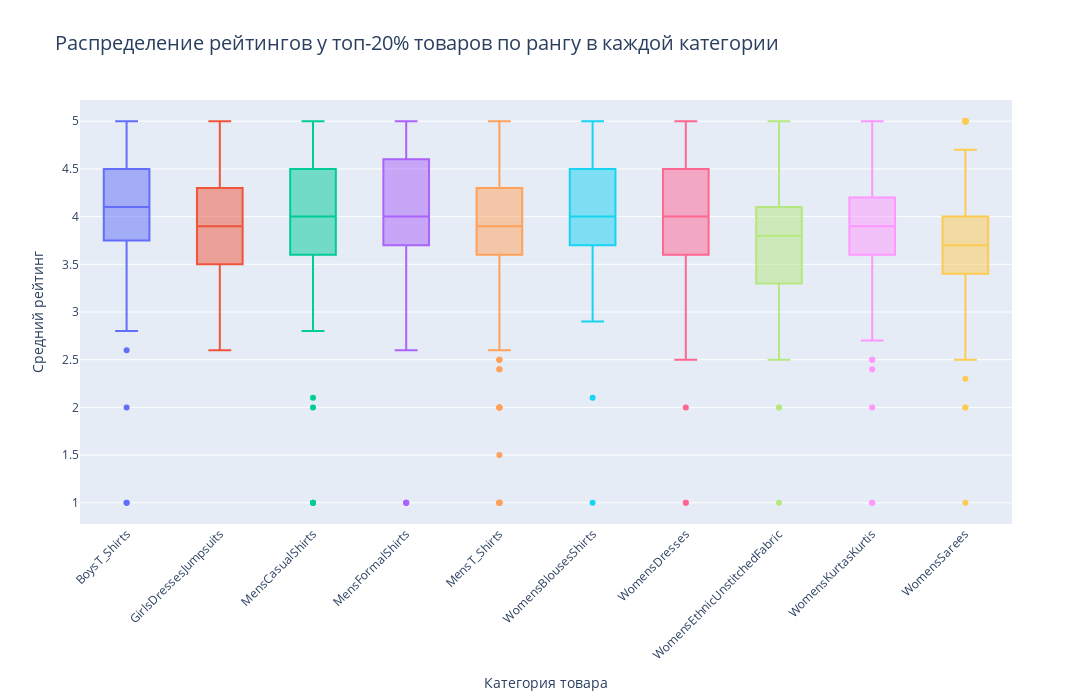

Write notebook code for a chart like this one.
### Code cell
# отобразим распределение рейтингов у топ-20% товаров по рангу в каждой категории из топ-10 категорий

df = df_top10.copy()

df['rank'] = pd.to_numeric(df['rank'], errors='coerce')
df.dropna(subset=['rank'], inplace=True)
df_top_20_percent = df.groupby('category', group_keys=False).apply(lambda g: g[g['rank'] <= g['rank'].quantile(0.20)])
print(f"Количество строк в исходном DataFrame: {len(df)}")
print(f"Количество строк после фильтрации (топ-20%): {len(df_top_20_percent)}")

RATING_COLUMN = 'rating' 

df_top_20_percent[RATING_COLUMN] = pd.to_numeric(df_top_20_percent[RATING_COLUMN], errors='coerce')
df_top_20_percent.dropna(subset=[RATING_COLUMN], inplace=True)

fig = px.box(
    data_frame=df_top_20_percent,
    x='category',
    y=RATING_COLUMN,
    color='category', 
    title='Распределение рейтингов у топ-20% товаров по рангу в каждой категории'
)

fig.update_layout(
    xaxis_title='Категория товара',
    yaxis_title='Средний рейтинг',
    xaxis_tickangle=-45, 
    height=700,         
    width=1200,         
    showlegend=False,   
    title_font_size=20, 
    font=dict(size=12) 
)


fig.show()

### Figure 1 — Plotly figure (JSON) as saved in the notebook; plotly's stock layout.template omitted (floating-point values rounded to 4 significant figures; data arrays with more than 128 entries replaced by an {"elided": "..."} marker saying what was removed)
{"data": [{"alignmentgroup": "True", "hovertemplate": "category=%{x}<br>rating=%{y}<extra></extra>", "legendgroup": "BoysT_Shirts", "marker": {"color": "#636efa"}, "name": "BoysT_Shirts", "notched": false, "offsetgroup": "BoysT_Shirts", "orientation": "v", "showlegend": true, "type": "box", "x": {"elided": "172 str values"}, "x0": " ", "xaxis": "x", "y": {"elided": "172 float values"}, "y0": " ", "yaxis": "y"}, {"alignmentgroup": "True", "hovertemplate": "category=%{x}<br>rating=%{y}<extra></extra>", "legendgroup": "GirlsDressesJumpsuits", "marker": {"color": "#EF553B"}, "name": "GirlsDressesJumpsuits", "notched": false, "offsetgroup": "GirlsDressesJumpsuits", "orientation": "v", "showlegend": true, "type": "box", "x": {"elided": "200 str values"}, "x0": " ", "xaxis": "x", "y": {"elided": "200 float values"}, "y0": " ", "yaxis": "y"}, {"alignmentgroup": "True", "hovertemplate": "category=%{x}<br>rating=%{y}<extra></extra>", "legendgroup": "MensCasualShirts", "marker": {"color": "#00cc96"}, "name": "MensCasualShirts", "notched": false, "offsetgroup": "MensCasualShirts", "orientation": "v", "showlegend": true, "type": "box", "x": {"elided": "173 str values"}, "x0": " ", "xaxis": "x", "y": {"elided": "173 float values"}, "y0": " ", "yaxis": "y"}, {"alignmentgroup": "True", "hovertemplate": "category=%{x}<br>rating=%{y}<extra></extra>", "legendgroup": "MensFormalShirts", "marker": {"color": "#ab63fa"}, "name": "MensFormalShirts", "notched": false, "offsetgroup": "MensFormalShirts", "orientation": "v", "showlegend": true, "type": "box", "x": {"elided": "212 str values"}, "x0": " ", "xaxis": "x", "y": {"elided": "212 float values"}, "y0": " ", "yaxis": "y"}, {"alignmentgroup": "True", "hovertemplate": "category=%{x}<br>rating=%{y}<extra></extra>", "legendgroup": "MensT_Shirts", "marker": {"color": "#FFA15A"}, "name": "MensT_Shirts", "notched": false, "offsetgroup": "MensT_Shirts", "orientation": "v", "showlegend": true, "type": "box", "x": {"elided": "675 str values"}, "x0": " ", "xaxis": "x", "y": {"elided": "675 float values"}, "y0": " ", "yaxis": "y"}, {"alignmentgroup": "True", "hovertemplate": "category=%{x}<br>rating=%{y}<extra></extra>", "legendgroup": "WomensBlousesShirts", "marker": {"color": "#19d3f3"}, "name": "WomensBlousesShirts", "notched": false, "offsetgroup": "WomensBlousesShirts", "orientation": "v", "showlegend": true, "type": "box", "x": ["WomensBlousesShirts", "WomensBlousesShirts", "WomensBlousesShirts", "WomensBlousesShirts", "WomensBlousesShirts", "WomensBlousesShirts", "WomensBlousesShirts", "WomensBlousesShirts", "WomensBlousesShirts", "WomensBlousesShirts", "WomensBlousesShirts", "WomensBlousesShirts", "WomensBlousesShirts", "WomensBlousesShirts", "WomensBlousesShirts", "WomensBlousesShirts", "WomensBlousesShirts", "WomensBlousesShirts", "WomensBlousesShirts", "WomensBlousesShirts", "WomensBlousesShirts", "WomensBlousesShirts", "WomensBlousesShirts", "WomensBlousesShirts", "WomensBlousesShirts", "WomensBlousesShirts", "WomensBlousesShirts", "WomensBlousesShirts", "WomensBlousesShirts", "WomensBlousesShirts", "WomensBlousesShirts", "WomensBlousesShirts", "WomensBlousesShirts", "WomensBlousesShirts", "WomensBlousesShirts", "WomensBlousesShirts", "WomensBlousesShirts", "WomensBlousesShirts", "WomensBlousesShirts", "WomensBlousesShirts", "WomensBlousesShirts", "WomensBlousesShirts", "WomensBlousesShirts", "WomensBlousesShirts", "WomensBlousesShirts", "WomensBlousesShirts", "WomensBlousesShirts", "WomensBlousesShirts", "WomensBlousesShirts", "WomensBlousesShirts", "WomensBlousesShirts", "WomensBlousesShirts", "WomensBlousesShirts", "WomensBlousesShirts", "WomensBlousesShirts", "WomensBlousesShirts", "WomensBlousesShirts", "WomensBlousesShirts", "WomensBlousesShirts", "WomensBlousesShirts", "WomensBlousesShirts", "WomensBlousesShirts", "WomensBlousesShirts", "WomensBlousesShirts", "WomensBlousesShirts", "WomensBlousesShirts", "WomensBlousesShirts", "WomensBlousesShirts", "WomensBlousesShirts", "WomensBlousesShirts", "WomensBlousesShirts", "WomensBlousesShirts", "WomensBlousesShirts", "WomensBlousesShirts", "WomensBlousesShirts", "WomensBlousesShirts", "WomensBlousesShirts", "WomensBlousesShirts", "WomensBlousesShirts", "WomensBlousesShirts", "WomensBlousesShirts", "WomensBlousesShirts", "WomensBlousesShirts", "WomensBlousesShirts", "WomensBlousesShirts", "WomensBlousesShirts", "WomensBlousesShirts", "WomensBlousesShirts", "WomensBlousesShirts", "WomensBlousesShirts", "WomensBlousesShirts", "WomensBlousesShirts", "WomensBlousesShirts", "WomensBlousesShirts", "WomensBlousesShirts", "WomensBlousesShirts", "WomensBlousesShirts", "WomensBlousesShirts", "WomensBlousesShirts", "WomensBlousesShirts", "WomensBlousesShirts", "WomensBlousesShirts", "WomensBlousesShirts", "WomensBlousesShirts", "WomensBlousesShirts", "WomensBlousesShirts", "WomensBlousesShirts", "WomensBlousesShirts", "WomensBlousesShirts", "WomensBlousesShirts", "WomensBlousesShirts", "WomensBlousesShirts", "WomensBlousesShirts", "WomensBlousesShirts"], "x0": " ", "xaxis": "x", "y": [4.0, 4.0, 3.4, 3.9, 3.7, 4.0, 5.0, 4.3, 3.4, 4.0, 4.6, 4.3, 3.4, 4.0, 4.5, 4.0, 4.0, 3.8, 4.0, 3.5, 5.0, 5.0, 3.7, 3.1, 3.7, 3.3, 3.2, 4.3, 3.0, 3.5, 5.0, 3.0, 2.1, 4.0, 4.2, 5.0, 4.0, 3.4, 3.3, 4.6, 5.0, 4.5, 4.5, 3.2, 3.6, 5.0, 4.2, 3.4, 2.9, 4.0, 4.0, 4.7, 3.9, 3.2, 4.5, 3.8, 4.3, 3.6, 3.9, 3.8, 4.0, 3.8, 1.0, 3.6, 3.8, 4.3, 4.5, 5.0, 3.9, 3.8, 4.5, 3.4, 3.7, 5.0, 3.9, 3.5, 4.6, 3.7, 5.0, 4.0, 4.1, 3.7, 4.5, 4.3, 3.8, 4.1, 4.7, 5.0, 3.8, 3.7, 5.0, 3.2, 3.7, 3.5, 4.2, 3.9, 5.0, 5.0, 3.7, 4.4, 4.1, 4.0, 5.0, 3.6, 4.8, 3.3, 4.0, 4.0, 3.7, 5.0, 5.0, 3.8, 5.0, 4.0], "y0": " ", "yaxis": "y"}, {"alignmentgroup": "True", "hovertemplate": "category=%{x}<br>rating=%{y}<extra></extra>", "legendgroup": "WomensDresses", "marker": {"color": "#FF6692"}, "name": "WomensDresses", "notched": false, "offsetgroup": "WomensDresses", "orientation": "v", "showlegend": true, "type": "box", "x": {"elided": "152 str values"}, "x0": " ", "xaxis": "x", "y": {"elided": "152 float values"}, "y0": " ", "yaxis": "y"}, {"alignmentgroup": "True", "hovertemplate": "category=%{x}<br>rating=%{y}<extra></extra>", "legendgroup": "WomensEthnicUnstitchedFabric", "marker": {"color": "#B6E880"}, "name": "WomensEthnicUnstitchedFabric", "notched": false, "offsetgroup": "WomensEthnicUnstitchedFabric", "orientation": "v", "showlegend": true, "type": "box", "x": {"elided": "133 str values"}, "x0": " ", "xaxis": "x", "y": {"elided": "133 float values"}, "y0": " ", "yaxis": "y"}, {"alignmentgroup": "True", "hovertemplate": "category=%{x}<br>rating=%{y}<extra></extra>", "legendgroup": "WomensKurtasKurtis", "marker": {"color": "#FF97FF"}, "name": "WomensKurtasKurtis", "notched": false, "offsetgroup": "WomensKurtasKurtis", "orientation": "v", "showlegend": true, "type": "box", "x": {"elided": "712 str values"}, "x0": " ", "xaxis": "x", "y": {"elided": "712 float values"}, "y0": " ", "yaxis": "y"}, {"alignmentgroup": "True", "hovertemplate": "category=%{x}<br>rating=%{y}<extra></extra>", "legendgroup": "WomensSarees", "marker": {"color": "#FECB52"}, "name": "WomensSarees", "notched": false, "offsetgroup": "WomensSarees", "orientation": "v", "showlegend": true, "type": "box", "x": {"elided": "362 str values"}, "x0": " ", "xaxis": "x", "y": {"elided": "362 float values"}, "y0": " ", "yaxis": "y"}], "layout": {"boxmode": "overlay", "font": {"size": 12}, "height": 700, "legend": {"title": {"text": "category"}, "tracegroupgap": 0}, "showlegend": false, "title": {"font": {"size": 20}, "text": "Распределение рейтингов у топ-20% товаров по рангу в каждой категории"}, "width": 1200, "xaxis": {"anchor": "y", "categoryarray": ["BoysT_Shirts", "GirlsDressesJumpsuits", "MensCasualShirts", "MensFormalShirts", "MensT_Shirts", "WomensBlousesShirts", "WomensDresses", "WomensEthnicUnstitchedFabric", "WomensKurtasKurtis", "WomensSarees"], "categoryorder": "array", "domain": [0, 1], "tickangle": -45, "title": {"text": "Категория товара"}}, "yaxis": {"anchor": "x", "domain": [0, 1], "title": {"text": "Средний рейтинг"}}}}
